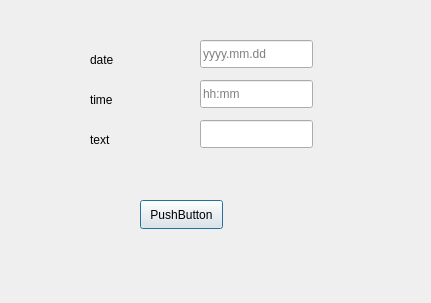
<?xml version="1.0" encoding="UTF-8"?>
<ui version="4.0">
 <class>EnterTaskWindow</class>
 <widget class="QDialog" name="EnterTaskWindow">
  <property name="geometry">
   <rect>
    <x>0</x>
    <y>0</y>
    <width>431</width>
    <height>303</height>
   </rect>
  </property>
  <property name="windowTitle">
   <string>Dialog</string>
  </property>
  <widget class="QLineEdit" name="text">
   <property name="geometry">
    <rect>
     <x>200</x>
     <y>120</y>
     <width>113</width>
     <height>28</height>
    </rect>
   </property>
  </widget>
  <widget class="QPushButton" name="enterData">
   <property name="geometry">
    <rect>
     <x>140</x>
     <y>200</y>
     <width>83</width>
     <height>29</height>
    </rect>
   </property>
   <property name="text">
    <string>PushButton</string>
   </property>
  </widget>
  <widget class="QLineEdit" name="date">
   <property name="geometry">
    <rect>
     <x>200</x>
     <y>40</y>
     <width>113</width>
     <height>28</height>
    </rect>
   </property>
   <property name="placeholderText">
    <string>yyyy.mm.dd</string>
   </property>
  </widget>
  <widget class="QLabel" name="label_2">
   <property name="geometry">
    <rect>
     <x>90</x>
     <y>50</y>
     <width>63</width>
     <height>20</height>
    </rect>
   </property>
   <property name="text">
    <string>date</string>
   </property>
  </widget>
  <widget class="QLineEdit" name="time">
   <property name="geometry">
    <rect>
     <x>200</x>
     <y>80</y>
     <width>113</width>
     <height>28</height>
    </rect>
   </property>
   <property name="placeholderText">
    <string>hh:mm</string>
   </property>
  </widget>
  <widget class="QLabel" name="label_3">
   <property name="geometry">
    <rect>
     <x>90</x>
     <y>130</y>
     <width>63</width>
     <height>20</height>
    </rect>
   </property>
   <property name="text">
    <string>text</string>
   </property>
  </widget>
  <widget class="QLabel" name="label">
   <property name="geometry">
    <rect>
     <x>90</x>
     <y>90</y>
     <width>63</width>
     <height>20</height>
    </rect>
   </property>
   <property name="text">
    <string>time</string>
   </property>
  </widget>
 </widget>
 <resources/>
 <connections/>
</ui>
